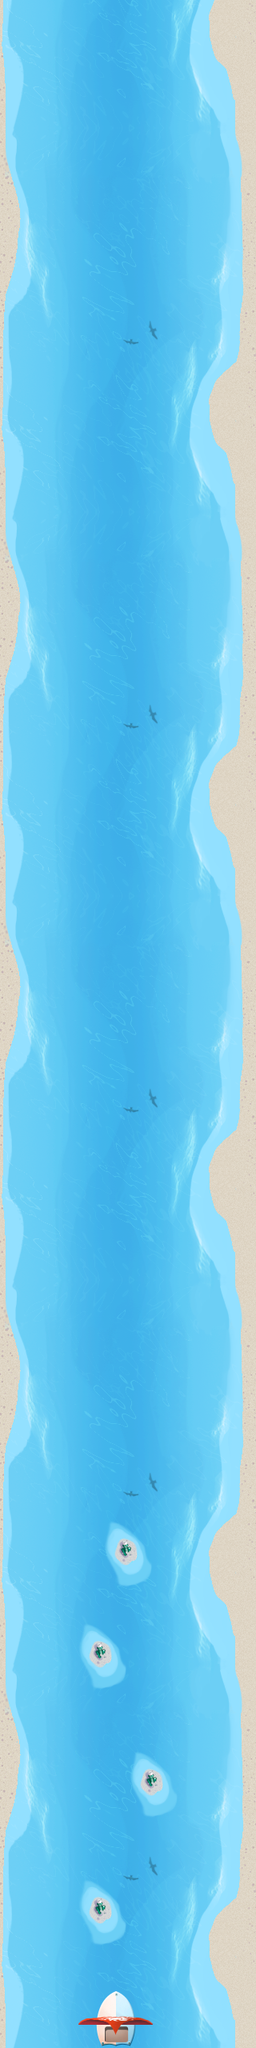

This is a level from a 2D game, rendered from its Tiled map with the project's own tilesets. A one-line summary and the map file follow, with tile-layer data summarised:
An orthogonal 10x80 tile map with 32x32 px tiles, 3 tile layers (Water, islands, Player), 10 tilesets.

<map version="1.0" orientation="orthogonal" width="10" height="80" tilewidth="32" tileheight="32">
 <properties>
  <property name="Physics:DrawMode" value="normal" />
 </properties>
 <tileset firstgid="1" name="barca_idle" tilewidth="96" tileheight="72">
  <image source="barca_idle.png" trans="ff00ff" width="96" height="72" />
 </tileset>
 <tileset firstgid="2" name="barca_move" tilewidth="96" tileheight="72">
  <image source="barca_move.png" trans="ff00ff" width="96" height="72" />
 </tileset>
 <tileset firstgid="3" name="val" tilewidth="62" tileheight="62">
  <image source="val.png" trans="ff00ff" width="62" height="62" />
 </tileset>
 <tileset firstgid="4" name="mesaj" tilewidth="57" tileheight="79">
  <image source="mesaj.png" trans="ff00ff" width="57" height="79" />
 </tileset>
 <tileset firstgid="5" name="umbra_barca" tilewidth="98" tileheight="86">
  <image source="umbra_barca.png" trans="ff00ff" width="98" height="86" />
 </tileset>
 <tileset firstgid="6" name="player" tilewidth="96" tileheight="72">
  <image source="barca.png" trans="ff00ff" width="197" height="72" />
  <tile id="0">
   <properties>
    <property name="HasBody" value="" />
    <property name="IsAnimated" value="" />
    <property name="IsPlayer" value="" />
    <property name="animFloating" value="startFrame=1,frameCount=1,time=5000" />
    <property name="animIdle" value="startFrame=1,frameCount=1,time=5000" />
    <property name="animMoving" value="startFrame=2,frameCount=1,time=5000" />
    <property name="bounce" value="0.0" />
    <property name="canMove" value="true" />
    <property name="density" value="1.1" />
    <property name="friction" value="0.5" />
    <property name="isFixedRotation" value="true" />
    <property name="sequences" value="animIdle,animMoving,animFloating" />
    <property name="velocity" value="-15" />
   </properties>
  </tile>
 </tileset>
 <tileset firstgid="8" name="water" tilewidth="320" tileheight="480">
  <image source="apa.png" trans="ff00ff" width="320" height="480" />
 </tileset>
 <tileset firstgid="9" name="insula" tilewidth="64" tileheight="83">
  <image source="insula.png" trans="ff00ff" width="64" height="83" />
  <tile id="0">
   <properties>
    <property name="HasBody" value="" />
    <property name="IsPickup" value="" />
    <property name="bodyType" value="static" />
    <property name="isSensor" value="true" />
    <property name="itemName" value="map" />
    <property name="pickupType" value="item" />
   </properties>
  </tile>
 </tileset>
 <tileset firstgid="10" name="bottle" tilewidth="64" tileheight="83">
  <image source="bottle.png" trans="ff00ff" width="64" height="83" />
  <tile id="0">
   <properties>
    <property name="HasBody" value="" />
    <property name="IsPickup" value="" />
    <property name="bodyType" value="static" />
    <property name="isSensor" value="true" />
    <property name="itemName" value="bottle" />
    <property name="pickupType" value="item" />
    <property name="pointsValue" value="5" />
   </properties>
  </tile>
 </tileset>
 <tileset firstgid="11" name="emptybottle" tilewidth="64" tileheight="83">
  <image source="emptybottle.png" trans="ff00ff" width="64" height="83" />
  <tile id="0">
   <properties>
    <property name="HasBody" value="" />
    <property name="IsPickup" value="" />
    <property name="bodyType" value="static" />
    <property name="isSensor" value="true" />
    <property name="itemName" value="emptybottle" />
    <property name="pickupType" value="item" />
   </properties>
  </tile>
 </tileset>
 <layer name="Water" width="10" height="80">
  <data>[800 cells, 7 non-empty, 2 distinct tile ids]</data>
 </layer>
 <layer name="islands" width="10" height="80">
  <properties>
   <property name="HasBody" value="" />
   <property name="IsGround" value="" />
  </properties>
  <data>[800 cells, 4 non-empty, 3 distinct tile ids]</data>
 </layer>
 <layer name="Player" width="10" height="80">
  <data>[800 cells, 0 non-empty, 0 distinct tile ids]</data>
 </layer>
</map>
